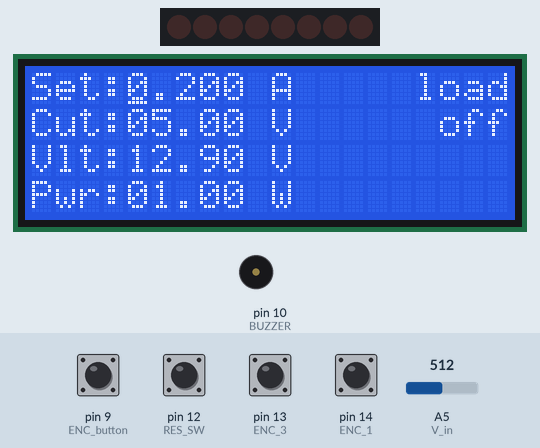
A sketch run on a simulated Arduino Uno, built with avr-gcc and run on an emulated ATmega328P. On the bench: 8 shift-register outputs drawn as a row of LEDs (first output left, lit = HIGH), 20×4 character LCD, buzzer (waves = sounding, pin HIGH). Wiring (inferred from the names in the program): shift register (74HC595): data pin 3; shift clock pin 2. Wiring (inferred from the signals the program sends): row of LEDs: on Q0, Q1, Q2, Q3, Q4, Q5, Q6, Q7. The inputs (shaded band) are chosen by the test bench; at power-on: pin 9 (ENC_button), pin 12 (RES_SW), pin 13 (ENC_3), pin 14 (ENC_1) HIGH, A5 (V_in) = 512. Pins used as bus, display or sensor lines are not drawn.

Above: at 1.3 s.
1.4 s: pin 9 (ENC_button) pulled LOW for 1 s
3.9 s: pin 14 (ENC_1) pulled LOW for 0.15 s
At 5.1 s:
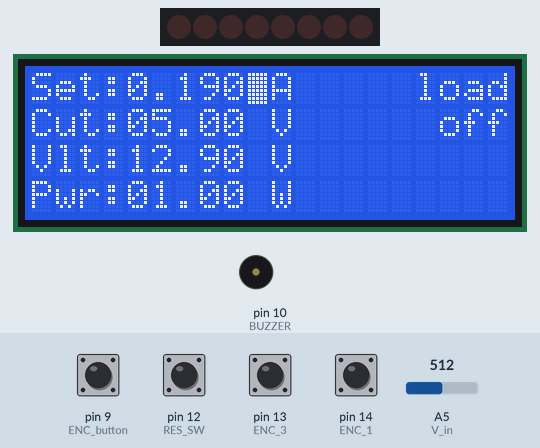
5.5 s: pin 9 (ENC_button) pulled LOW for 0.15 s
At 6.5 s:
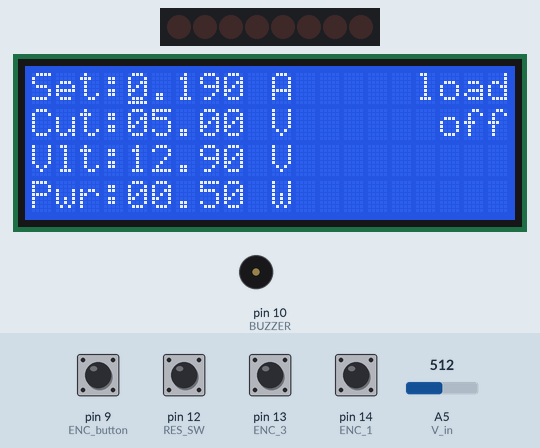
7.1 s: A5 (V_in) set to 716
At 8.2 s:
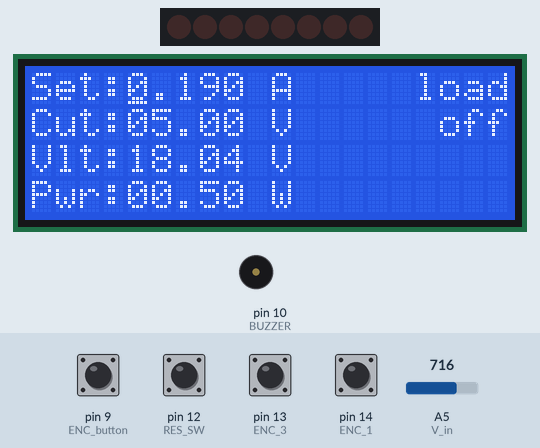
9.0 s: pin 14 (ENC_1) pulled LOW for 1 s
Timing chart, 0 to 12.0 s (numbered marks = the images above; inputs shaded):
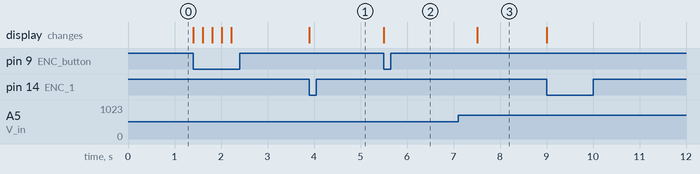

The sketch:

LoadCodeV1.ino
```cpp
/*
 This is the main code for the electronic load.

 The LCD layout will be something like this:


++++++++++++++++
  Set: x.xxx A/W
  Cut: x.xxx A/W/V
x.xxx A  xx.xx V
xx.xx W  Logging
++++++++++++++++

 */
#include"LiquidCrystal595.h"
//#include"DisplayManager.h"

//Pin Assignments
//DAC Shift Register; 16 bit serial
const int DAC_c = 2;
const int DAC_l = 3;
const int DAC_d = 4;
const int V_in = 5;

//Display shift register; 6 bit serial (takes 8 bits)
const int  DISP_l = 6;
const int DISP_c = 7;
const int DISP_d = 8;

//Rotary Encoder
const int ENC_1 = 14;
const int ENC_3 = 13;
const int ENC_button = 9;
bool ENC_LAST = 0;

const int RES_SW = 12;
const int BUZZER = 10;
bool BUZZER_ON = 1;

const int VIN = 5;

//Struct for a basic on-screen parameter
struct parameter{
	byte x, y, dec, inc;
	unsigned short value;
} voltage, current, power, cutoff, enabled;


char DISP_OFF[4][21]=  {"Set:      A     load",
			"Cut:      V      off",
			"Vlt:      V         ",
			"Pwr:      W         "};


char DISP_ON [4][21]=  {"Set:      A     load",
			"Cut:      V       on",
			"Vlt:      V         ",
			"Pwr:      W        *"};

//Array of editable parameters
parameter* editParams[] {&current, &cutoff, &enabled};

//number of parameters to loop through
byte NUM_PARAMS = 2;


LiquidCrystal595 lcd ( DISP_d, DISP_l, DISP_c);


 // DisplayManager dispman (&lcd);
void setup() {

  pinMode(V_in, INPUT);
  pinMode (DAC_c, OUTPUT);
  pinMode (DAC_l, OUTPUT);
  pinMode (DAC_d, OUTPUT);
  pinMode (BUZZER, OUTPUT);
  pinMode (ENC_1, INPUT_PULLUP);
  pinMode (ENC_3, INPUT_PULLUP);
  pinMode (ENC_button, INPUT_PULLUP);
  pinMode (RES_SW, INPUT_PULLUP);
  dacOut(0);


  digitalWrite(BUZZER, LOW);
  dacOut(0);
  lcd.init();


  lcd.begin(20, 4);
  lcd.home();

  //Set up the parameter structs
  voltage.x = 4;
  voltage.y = 2;
  voltage.dec = 2;
  voltage.inc = 1;
  voltage.value = 0;

  current.x = 4;
  current.y = 0;
  current.dec=3;
  current.inc = 10;
  current.value=200;

  cutoff.x = 4;
  cutoff.y = 1;
  cutoff.inc = 1;
  cutoff.dec = 2;
  cutoff.value = 500;

  power.x=4;
  power.y=3;
  power.dec=2;
  power.inc=NULL;
  power.value=0;

  enabled.x=16;
  enabled.y=1;
  enabled.value=0;


  putDisplay(DISP_OFF);
  updateParams();
  showParam(&voltage);
  showParam(&current);
  showParam(&cutoff);
  showParam(&power);
  lcd.cursor();

}

bool MODE = 0;
bool n = 0;
word updateCount = 0;
unsigned short CURRENT_PARAM = 0;

void loop() {

  if (digitalRead(ENC_1) != n)
  {
      ENC_LAST = n;
      n = digitalRead(ENC_1);
  }

  if ((ENC_LAST == HIGH) && (n == LOW))
  {
    ENC_LAST = n; // Do not execute this statement again until the encoder changes
    if (digitalRead(ENC_3) == LOW)
    {
      if (MODE)
      {
	      if(editParams[CURRENT_PARAM]==&enabled)
	      {
	      enabled.value = !enabled.value;
	      beep(100);
		      redraw();
		      putCursor();
	      }

	      else{
	      editParams[CURRENT_PARAM]->value+= editParams[CURRENT_PARAM]->inc;
	      showParam(editParams[CURRENT_PARAM]);
	      }
      }

      else
      {
	      if (CURRENT_PARAM == NUM_PARAMS) CURRENT_PARAM=0;
	      else CURRENT_PARAM ++;
	      lcd.setCursor(editParams[CURRENT_PARAM]->x,editParams[CURRENT_PARAM]->y);
      }
    }

    else
    {
      if (MODE)
      {
	      if(editParams[CURRENT_PARAM]==&enabled)
	      {
		      enabled.value = !enabled.value;
		      beep(100);
	      	redraw();
		putCursor();
	     }
	      else{
	      editParams[CURRENT_PARAM]->value-=editParams[CURRENT_PARAM]->inc;
	      showParam(editParams[CURRENT_PARAM]);
	      }
      }


      else
      {
	      if (CURRENT_PARAM == 0) CURRENT_PARAM=NUM_PARAMS;
	      else CURRENT_PARAM --;
	      lcd.setCursor(editParams[CURRENT_PARAM]->x,editParams[CURRENT_PARAM]->y);
      }
    }
  }


  if (digitalRead(ENC_button) == LOW)
  {
    MODE = !MODE;
    if (MODE) lcd.blink();
    else lcd.noBlink();
    updateParams();
    delay(200);
  }

  if (digitalRead(RES_SW) == LOW)
  {
	  BUZZER_ON = !BUZZER_ON;
	  delay(500);
    }

  if (updateCount == 65000) updateCount=0;
  if (!MODE && updateCount++ == 0 ) updateParams();
}

void putDisplay(char data[4][21])
{
	for (int y = 0; y < 4; y++)
	{
		lcd.setCursor(0,y);
		lcd.print(data[y]);
	}
}

void showParam(parameter *p)
{
	lcd.setCursor(p->x, p->y);
	String s = String(p->value);

	//Pad with zeroes if needed
	s = String("0000").substring(0, 4-s.length())+s;
//	if (s.length()-p->dec == 2) s = "00" + s;
//	else if (s.length()-p->dec == 1) s="0" + s;

	//Add the decimal point
	s= s.substring(0, s.length()-p->dec) + "." + s.substring(s.length()-p->dec);

	lcd.print(s);
}

void updateParams()
{
	lcd.noCursor();
	power.value = (current.value/100)*(cutoff.value/10);
	voltage.value = analogRead(V_in)*2.52; //This is from the 1/7.8 voltage divider and the max value of 1023
	showParam(&power);
	showParam(&voltage);
	putCursor();
	lcd.cursor();
}

void redraw()
{
	if (enabled.value)
		putDisplay(DISP_ON);
	else putDisplay(DISP_OFF);
	updateParams();

  showParam(&voltage);
  showParam(&current);
  showParam(&cutoff);
  showParam(&power);
}


void putCursor()
{
	lcd.setCursor(editParams[CURRENT_PARAM]->x,editParams[CURRENT_PARAM]->y);
}

void putCursor(parameter* p)
{
	lcd.setCursor(p->x,p->y);
}

void flash(int pin)
{
  digitalWrite(pin, HIGH);
  delay (500);
  digitalWrite(pin, LOW);
  delay (500);
}

void dacOut(unsigned short val)
{
  digitalWrite(DAC_l, LOW);
  shiftOut (DAC_d, DAC_c, MSBFIRST, val);
  shiftOut (DAC_d, DAC_c, MSBFIRST, val<<8);
  digitalWrite(DAC_l, HIGH);
}

//Turns out the buzzer actually has an internal oscillator, so all we have to
// do is pull the pin high
void beep(int duration)
{
	if(!BUZZER_ON) return;

  digitalWrite(BUZZER, HIGH);
  delay(duration);
  digitalWrite(BUZZER, LOW);
}
```

Measured:
- after the input at 3.9 s, the display: changes at once (image 1)
- after the input at 5.5 s, the display: changes at once (image 2)
- after the input at 7.1 s, the display: changes after 0.41 s (image 3)
